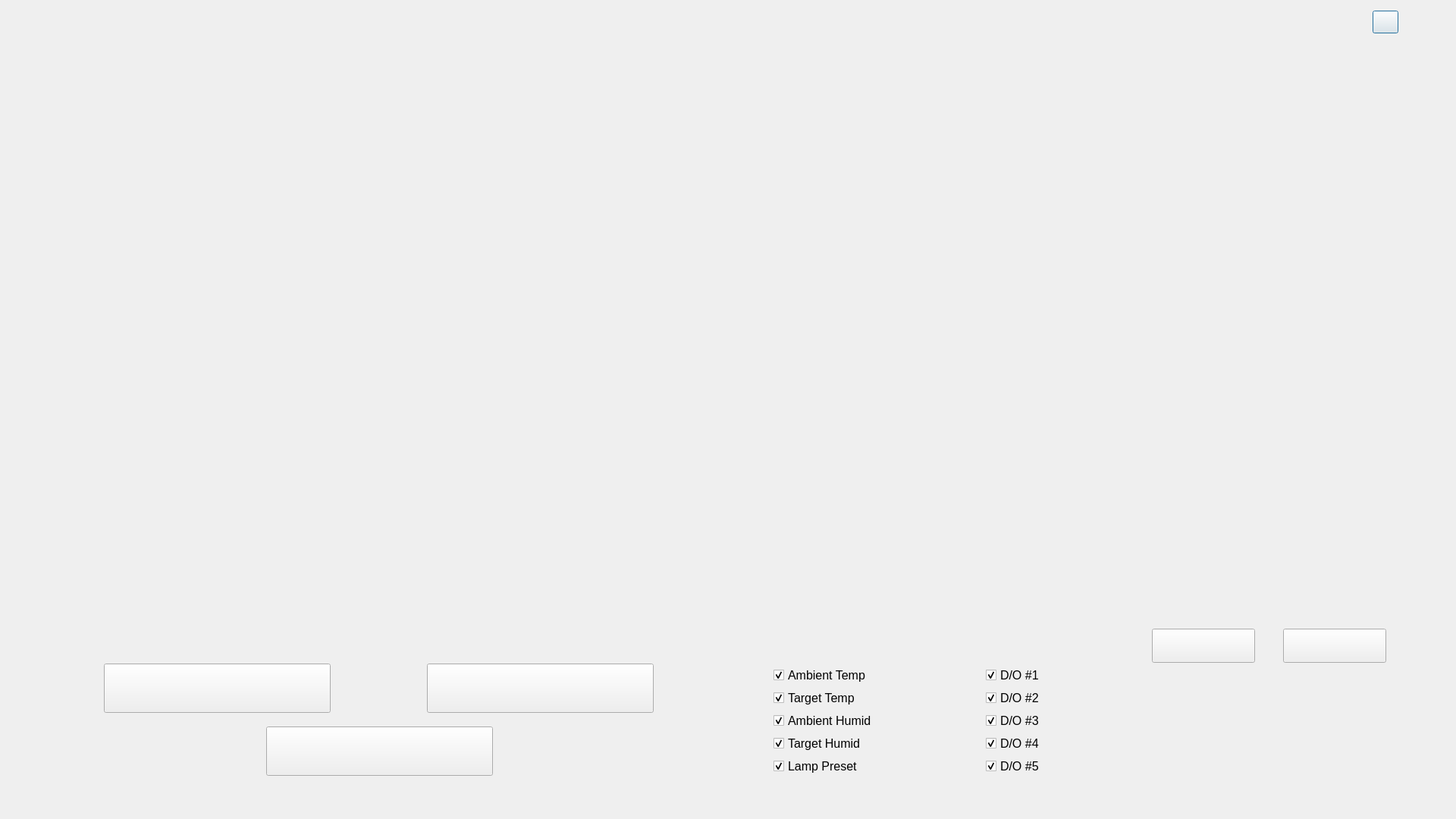
<?xml version="1.0" encoding="UTF-8"?>
<ui version="4.0">
 <class>SearchScene</class>
 <widget class="QDialog" name="SearchScene">
  <property name="geometry">
   <rect>
    <x>0</x>
    <y>0</y>
    <width>1920</width>
    <height>1080</height>
   </rect>
  </property>
  <property name="windowTitle">
   <string>Dialog</string>
  </property>
  <widget class="QLabel" name="label">
   <property name="geometry">
    <rect>
     <x>0</x>
     <y>0</y>
     <width>1920</width>
     <height>1080</height>
    </rect>
   </property>
   <property name="text">
    <string/>
   </property>
  </widget>
  <widget class="QPushButton" name="btBack">
   <property name="geometry">
    <rect>
     <x>1810</x>
     <y>14</y>
     <width>34</width>
     <height>30</height>
    </rect>
   </property>
   <property name="text">
    <string/>
   </property>
  </widget>
  <widget class="QPushButton" name="btSearch">
   <property name="geometry">
    <rect>
     <x>351</x>
     <y>958</y>
     <width>299</width>
     <height>65</height>
    </rect>
   </property>
   <property name="text">
    <string/>
   </property>
  </widget>
  <widget class="QPushButton" name="btCalStart">
   <property name="geometry">
    <rect>
     <x>137</x>
     <y>875</y>
     <width>299</width>
     <height>65</height>
    </rect>
   </property>
   <property name="font">
    <font>
     <pointsize>20</pointsize>
    </font>
   </property>
   <property name="text">
    <string/>
   </property>
  </widget>
  <widget class="QPushButton" name="btCalEnd">
   <property name="geometry">
    <rect>
     <x>563</x>
     <y>875</y>
     <width>299</width>
     <height>65</height>
    </rect>
   </property>
   <property name="font">
    <font>
     <pointsize>20</pointsize>
    </font>
   </property>
   <property name="text">
    <string/>
   </property>
  </widget>
  <widget class="QCheckBox" name="ckAmTemp">
   <property name="geometry">
    <rect>
     <x>1020</x>
     <y>880</y>
     <width>171</width>
     <height>20</height>
    </rect>
   </property>
   <property name="font">
    <font>
     <pointsize>12</pointsize>
    </font>
   </property>
   <property name="text">
    <string>Ambient Temp</string>
   </property>
   <property name="checked">
    <bool>true</bool>
   </property>
  </widget>
  <widget class="QCheckBox" name="ckTgTemp">
   <property name="geometry">
    <rect>
     <x>1020</x>
     <y>910</y>
     <width>161</width>
     <height>20</height>
    </rect>
   </property>
   <property name="font">
    <font>
     <pointsize>12</pointsize>
    </font>
   </property>
   <property name="text">
    <string>Target Temp</string>
   </property>
   <property name="checked">
    <bool>true</bool>
   </property>
  </widget>
  <widget class="QCheckBox" name="ckAmHumid">
   <property name="geometry">
    <rect>
     <x>1020</x>
     <y>940</y>
     <width>181</width>
     <height>20</height>
    </rect>
   </property>
   <property name="font">
    <font>
     <pointsize>12</pointsize>
    </font>
   </property>
   <property name="text">
    <string>Ambient Humid</string>
   </property>
   <property name="checked">
    <bool>true</bool>
   </property>
  </widget>
  <widget class="QCheckBox" name="ckTgHumid">
   <property name="geometry">
    <rect>
     <x>1020</x>
     <y>970</y>
     <width>171</width>
     <height>20</height>
    </rect>
   </property>
   <property name="font">
    <font>
     <pointsize>12</pointsize>
    </font>
   </property>
   <property name="text">
    <string>Target Humid</string>
   </property>
   <property name="checked">
    <bool>true</bool>
   </property>
  </widget>
  <widget class="QCheckBox" name="ckPreLamp">
   <property name="geometry">
    <rect>
     <x>1020</x>
     <y>1000</y>
     <width>151</width>
     <height>20</height>
    </rect>
   </property>
   <property name="font">
    <font>
     <pointsize>12</pointsize>
    </font>
   </property>
   <property name="text">
    <string>Lamp Preset</string>
   </property>
   <property name="iconSize">
    <size>
     <width>16</width>
     <height>16</height>
    </size>
   </property>
   <property name="checked">
    <bool>true</bool>
   </property>
  </widget>
  <widget class="QCheckBox" name="ckDO1">
   <property name="geometry">
    <rect>
     <x>1300</x>
     <y>880</y>
     <width>81</width>
     <height>20</height>
    </rect>
   </property>
   <property name="font">
    <font>
     <pointsize>12</pointsize>
    </font>
   </property>
   <property name="text">
    <string>D/O #1</string>
   </property>
   <property name="checked">
    <bool>true</bool>
   </property>
  </widget>
  <widget class="QCheckBox" name="ckDO2">
   <property name="geometry">
    <rect>
     <x>1300</x>
     <y>910</y>
     <width>81</width>
     <height>20</height>
    </rect>
   </property>
   <property name="font">
    <font>
     <pointsize>12</pointsize>
    </font>
   </property>
   <property name="text">
    <string>D/O #2</string>
   </property>
   <property name="checked">
    <bool>true</bool>
   </property>
  </widget>
  <widget class="QCheckBox" name="ckDO3">
   <property name="geometry">
    <rect>
     <x>1300</x>
     <y>940</y>
     <width>81</width>
     <height>20</height>
    </rect>
   </property>
   <property name="font">
    <font>
     <pointsize>12</pointsize>
    </font>
   </property>
   <property name="text">
    <string>D/O #3</string>
   </property>
   <property name="checked">
    <bool>true</bool>
   </property>
  </widget>
  <widget class="QCheckBox" name="ckDO4">
   <property name="geometry">
    <rect>
     <x>1300</x>
     <y>970</y>
     <width>81</width>
     <height>20</height>
    </rect>
   </property>
   <property name="font">
    <font>
     <pointsize>12</pointsize>
    </font>
   </property>
   <property name="text">
    <string>D/O #4</string>
   </property>
   <property name="checked">
    <bool>true</bool>
   </property>
  </widget>
  <widget class="QCheckBox" name="ckDO5">
   <property name="geometry">
    <rect>
     <x>1300</x>
     <y>1000</y>
     <width>81</width>
     <height>20</height>
    </rect>
   </property>
   <property name="font">
    <font>
     <pointsize>12</pointsize>
    </font>
   </property>
   <property name="text">
    <string>D/O #5</string>
   </property>
   <property name="checked">
    <bool>true</bool>
   </property>
  </widget>
  <widget class="QPushButton" name="btExcel">
   <property name="geometry">
    <rect>
     <x>1519</x>
     <y>829</y>
     <width>136</width>
     <height>45</height>
    </rect>
   </property>
   <property name="text">
    <string/>
   </property>
  </widget>
  <widget class="QPushButton" name="btPicture">
   <property name="geometry">
    <rect>
     <x>1692</x>
     <y>829</y>
     <width>136</width>
     <height>45</height>
    </rect>
   </property>
   <property name="text">
    <string/>
   </property>
  </widget>
  <widget class="QChartViewer" name="graph" native="true">
   <property name="geometry">
    <rect>
     <x>98</x>
     <y>127</y>
     <width>1722</width>
     <height>531</height>
    </rect>
   </property>
  </widget>
  <widget class="QViewPortControl" name="viewport" native="true">
   <property name="geometry">
    <rect>
     <x>98</x>
     <y>666</y>
     <width>1722</width>
     <height>120</height>
    </rect>
   </property>
  </widget>
 </widget>
 <customwidgets>
  <customwidget>
   <class>QChartViewer</class>
   <extends>QWidget</extends>
   <header>qchartviewer.h</header>
   <container>1</container>
  </customwidget>
  <customwidget>
   <class>QViewPortControl</class>
   <extends>QWidget</extends>
   <header>qchartviewer.h</header>
   <container>1</container>
  </customwidget>
 </customwidgets>
 <resources/>
 <connections/>
</ui>
